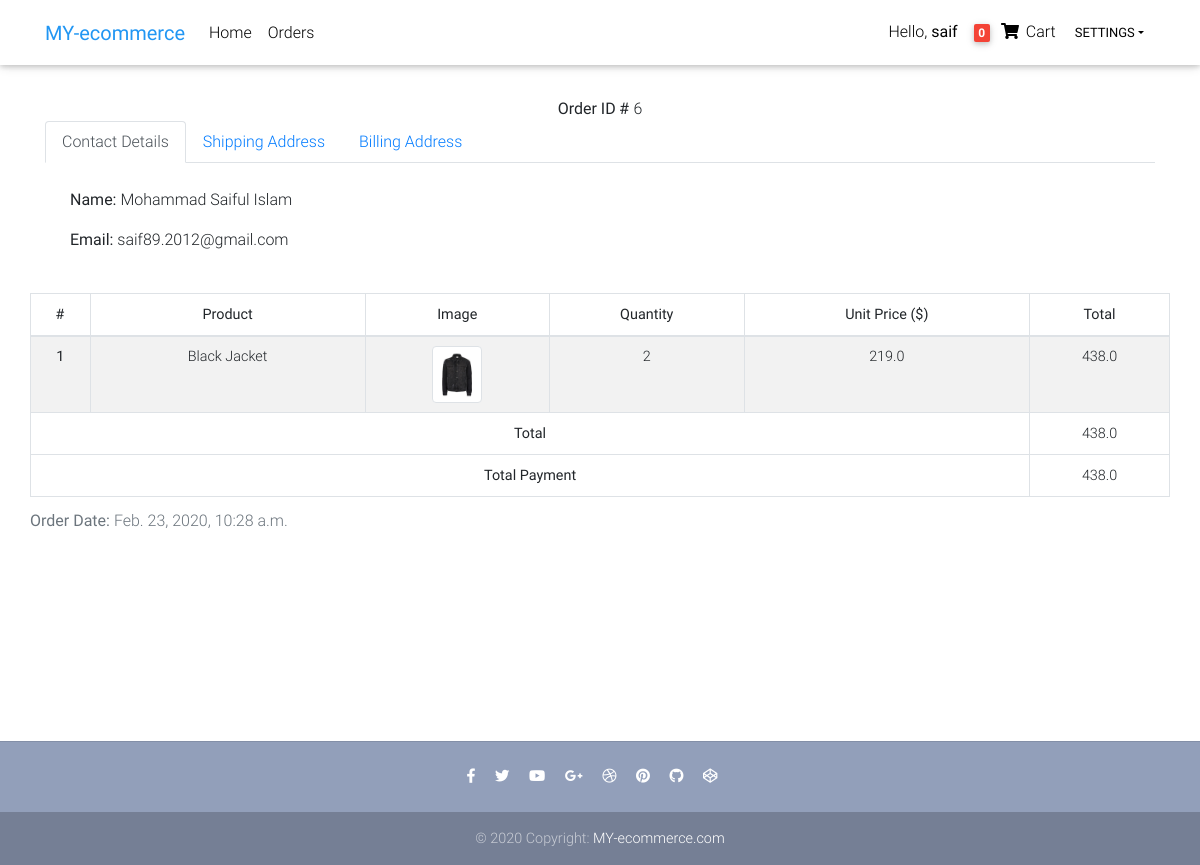
The app's page /order-details/6/ (signed in) with its own data.
### ecommerce/models.py (models this page shows, shortened)
class Order(models.Model):
    user = models.ForeignKey(settings.AUTH_USER_MODEL, on_delete=models.CASCADE)
    ref_code = models.CharField(max_length=20, blank=True, null=True)
    items = models.ManyToManyField(OrderItem)
    start_date = models.DateTimeField(auto_now_add=True)
    ordered_date = models.DateTimeField()
    ordered = models.BooleanField(default=False)
    shipping_address = models.ForeignKey('Address', related_name='shipping_address', on_delete=models.SET_NULL, blank=True, null=True)
    billing_address = models.ForeignKey('Address', related_name='billing_address', on_delete=models.SET_NULL, blank=True, null=True)
    payment = models.ForeignKey('Payment', on_delete=models.SET_NULL, blank=True, null=True)
    coupon = models.ForeignKey('Coupon', on_delete=models.SET_NULL, blank=True, null=True)
    being_delivered = models.BooleanField(default=False)
    received = models.BooleanField(default=False)
    added_at = models.DateTimeField(auto_now_add=True)
    updated_at = models.DateTimeField(auto_now=True)
    def get_total(self):
        total = 0
        for order_item in self.items.all():
            total += order_item.get_final_price()
        if self.coupon:
            total -= self.coupon.amount
        return total

class OrderItem(models.Model):
    user = models.ForeignKey(settings.AUTH_USER_MODEL, on_delete=models.CASCADE)
    ordered = models.BooleanField(default=False)
    item = models.ForeignKey(Item, on_delete=models.CASCADE)
    quantity = models.IntegerField(default=1)
    added_at = models.DateTimeField(auto_now_add=True)
    updated_at = models.DateTimeField(auto_now=True)
    def get_total_item_price(self):
        return self.quantity * self.item.price
    def get_final_price(self):
        if self.item.discount_price:
            return self.get_total_discount_item_price()
        return self.get_total_item_price()

class Item(models.Model):
    title = models.CharField(max_length=100)
    price = models.FloatField()
    discount_price = models.FloatField(blank=True, null=True)
    category = models.CharField(choices=CATEGORY_CHOICES, max_length=2)
    label = models.CharField(choices=LABEL_CHOICES, max_length=1)
    slug = models.SlugField(unique=True)
    description = models.TextField()
    image = models.ImageField(upload_to='product/images')

class Payment(models.Model):
    user = models.ForeignKey(settings.AUTH_USER_MODEL, on_delete=models.SET_NULL, blank=True, null=True)
    amount = models.FloatField()
    timestamp = models.DateTimeField(auto_now_add=True)

### ecommerce/views.py (the view)
# urls.py: path('order-details/<pk>/', OrderDetailsView.as_view(), name='order-details'),
class OrderDetailsView(LoginRequiredMixin, DetailView):
    model = Order
    template_name = "order-details.html"

### ecommerce/templatetags/cart_template_tags.py (called while the page is built)
@register.filter
def cart_item_count(user):
    if user.is_authenticated:
        qs = Order.objects.filter(user=user, ordered=False)
        if qs.exists():
            return qs[0].items.count()
    return 0

### templates/order-details.html (shortened to what this page needs)
{% extends "base.html" %}
{% block content %}
<main class="container" style="margin-top:25px; margin-bottom: 15%">
    <section class="text-center mb-4">
        <div class="row wow fadeIn">
            <div class="container">
                <strong>Order ID #</strong> {{object.id}}
                <ul class="nav nav-tabs" id="myTab" role="tablist">
                    <li class="nav-item">
                        <a class="nav-link active" id="contact-tab" data-toggle="tab" href="#contact" role="tab"
                           aria-controls="contact"
                           aria-selected="true">Contact Details</a>
                    </li>
                    <li class="nav-item">
                        <a class="nav-link" id="shipping-tab" data-toggle="tab" href="#shipping" role="tab"
                           aria-controls="shipping"
                           aria-selected="false">Shipping Address</a>
                    </li>
                    <li class="nav-item">
                        <a class="nav-link" id="billing-tab" data-toggle="tab" href="#billing" role="tab"
                           aria-controls="billing"
                           aria-selected="false">Billing Address</a>
                    </li>
                </ul>
                <div class="tab-content" id="myTabContent" style="padding: 25px; text-align: left">
                    <div class="tab-pane fade show active" id="contact" role="tabpanel" aria-labelledby="contact-tab">
                        <p><strong>Name:</strong> {{object.user.first_name}} {{object.user.last_name}}</p>
                        <p><strong>Email:</strong> {{object.user.email}}</p>
                    </div>
                </div>
            </div>
            <div class="table-responsive text-nowrap">
                <table class="table table-striped table-bordered table-hover table-sm">
                    <caption><strong>Order Date: </strong>{{object.ordered_date}}</caption>
                    <thead>
                    <tr>
                        <th scope="col">#</th>
                        <th scope="col">Product</th>
                        <th scope="col">Image</th>
                        <th scope="col">Quantity</th>
                        <th scope="col">Unit Price ($)</th>
                        <th scope="col">Total</th>
                    </tr>
                    </thead>
                    <tbody>
                    {% for item in object.items.all %}
                    <tr>
                        <th scope="row">{{forloop.counter}}</th>
                        <td>{{item.item.title}}</td>
                        <td><img src="{{ item.item.image.url }}" class="img-thumbnail" style="width: 50px" alt="Product Image"></td>
                        <td>{{item.quantity}}</td>
                        <td>
                            {% if item.item.discount_price %}
                            {{ item.item.discount_price }}
                            {% else %}
                            {{ item.item.price }}
                            {% endif %}
                        </td>
                        <td>{{ item.get_final_price }}</td>
                    </tr>
                    {% empty %}
                    <tr>
                        <td colspan="6">Sorry, no item in this list.</td>
                    </tr>
                    {% endfor %}
                    </tbody>
                    <tfoot>
                    <tr>
                        <td colspan="5"><strong>Total</strong></td>
                        <td>{{object.get_total}}</td>
                    </tr>
                    <tr>
                        <td colspan="5"><strong>Total Payment</strong></td>
                        <td>{{object.payment.amount}}</td>
                    </tr>
                    </tfoot>
                </table>
            </div>
        </div>
    </section>
</main>
{% endblock content %}

### templates/base.html (shortened to what this page needs)
{% load static %}
<!DOCTYPE html>
<html lang="en">
<head>
    <link rel="stylesheet" href="https://use.fontawesome.com/releases/v5.8.1/css/all.css">
    <link href="{% static 'css/bootstrap.min.css' %}" rel="stylesheet">
    <link href="{% static 'css/mdb.min.css' %}" rel="stylesheet">
    <link href="{% static 'css/style.min.css' %}" rel="stylesheet">
</head>
{% include "navbar.html" %}
<body>
    <div class="mt-5 pt-4">
    </div>
    {% block content %}
    {% endblock content %}
    {% include "footer.html" %}
</body>
</html>

### templates/navbar.html (shortened to what this page needs)
{% load cart_template_tags %}
<nav class="navbar fixed-top navbar-expand-lg navbar-light white scrolling-navbar">
    <div class="container">
        <a class="navbar-brand waves-effect" href="/">
            <strong class="blue-text">MY-ecommerce</strong>
        </a>
        <div class="collapse navbar-collapse" id="navbarSupportedContent">
            <ul class="navbar-nav mr-auto">
                <li class="nav-item {% if request.path == '/'%} active {% endif %}">
                    <a class="nav-link waves-effect" href="/">Home
                    </a>
                </li>
                {% if request.user.is_authenticated %}
                <li class="nav-item {% if request.path == '/orders/'%} active {% endif %}">
                    <a class="nav-link waves-effect" href="/orders/">Orders</a>
                </li>
                {% endif %}
            </ul>
            <ul class="navbar-nav nav-flex-icons">
                {% if request.user.is_authenticated %}
                <li class="nav-item">
                    <a class="nav-link waves-effect" href="/">
                        <span class="clearfix d-none d-sm-inline-block"> Hello, <strong>{{request.user.username}}</strong> </span>
                    </a>
                </li>
                <li class="nav-item {% if request.path == '/order-summary/'%} active {% endif %}">
                    <a class="nav-link waves-effect" href="{% url 'ecommerce:order-summary' %}">
                        <span class="badge red z-depth-1 mr-1"> {{request.user|cart_item_count}} </span>
                        <i class="fas fa-shopping-cart"></i>
                        <span class="clearfix d-none d-sm-inline-block"> Cart </span>
                    </a>
                </li>
                <li class="nav-item">
                    <div class="dropdown">
                        <button class="btn btn-link dropdown-toggle" type="button" id="dropdownMenu1" style="padding: 5px" data-toggle="dropdown" aria-haspopup="true" aria-expanded="false">Settings</button>
                    </div>
                </li>
                {% endif %}
            </ul>
        </div>
    </div>
</nav>

### templates/footer.html
  <footer class="page-footer text-center font-small mt-4 wow fadeIn">
    <hr class="my-4">
    <div class="pb-4">
      <a href="https://www.facebook.com/mdbootstrap" target="_blank">
        <i class="fab fa-facebook-f mr-3"></i>
      </a>
      <a href="https://twitter.com/MDBootstrap" target="_blank">
        <i class="fab fa-twitter mr-3"></i>
      </a>
      <a href="https://www.youtube.com/watch?v=7MUISDJ5ZZ4" target="_blank">
        <i class="fab fa-youtube mr-3"></i>
      </a>
      <a href="https://plus.google.com/u/0/b/107863090883699620484" target="_blank">
        <i class="fab fa-google-plus-g mr-3"></i>
      </a>
      <a href="https://dribbble.com/mdbootstrap" target="_blank">
        <i class="fab fa-dribbble mr-3"></i>
      </a>
      <a href="https://pinterest.com/mdbootstrap" target="_blank">
        <i class="fab fa-pinterest mr-3"></i>
      </a>
      <a href="https://github.com/mdbootstrap/bootstrap-material-design" target="_blank">
        <i class="fab fa-github mr-3"></i>
      </a>
      <a href="http://codepen.io/mdbootstrap/" target="_blank">
        <i class="fab fa-codepen mr-3"></i>
      </a>
    </div>
    <div class="footer-copyright py-3">
      © 2020 Copyright:
      <a href="https://mdbootstrap.com/education/bootstrap/" target="_blank"> MY-ecommerce.com </a>
    </div>
  </footer>

### templates/scripts.html (shortened to what this page needs)
{% load static %}

### templates/base.html (style rules this page uses)
html, body, header, .carousel { height: 60vh; }

### records on screen
Order: id "6", user.first_name "Mohammad Saiful", user.last_name "Islam", user.email "saif89.2012@gmail.com", ordered_date "Feb. 23, 2020, 10:28 a.m.", get_total "438.0", payment.amount "438.0"
OrderItem: item "Black Jacket", item.image (picture), quantity "2", item.price "219.0", get_final_price "438.0"

### other values on screen
{{ request.user.username }} "saif"
{{ request.user|cart_item_count }} "0"
